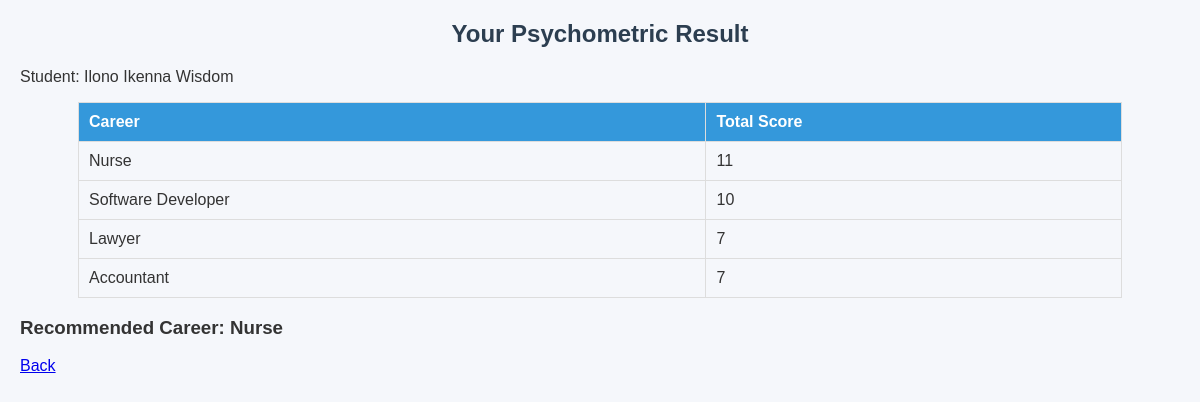
/5_Application/pages/view_my_result.php (signed in), run on the app's committed database.
### tables this page shows
CREATE TABLE `careers` (
  `career_id` int(11) NOT NULL,
  `career_name` varchar(120) NOT NULL,
  `description` text DEFAULT NULL
);

### 5_Application/pages/view_my_result.php (the view, shortened to what this page needs)
<?php
require_once '../includes/db_connect.php';
$student_id = $_SESSION['student_id'];
$stmt = $conn->prepare("SELECT c.career_id, c.career_name, COALESCE(SUM(s.score),0) AS total_score
                        FROM careers c
                        LEFT JOIN student_scores s ON c.career_id = s.career_id AND s.student_id = ?
                        GROUP BY c.career_id
                        ORDER BY total_score DESC");
$stmt->bind_param("i", $student_id);
$stmt->execute();
$res = $stmt->get_result();
$rows = [];
while ($r = $res->fetch_assoc()) $rows[] = $r;
$best = null;
foreach ($rows as $r) {
    if ($best === null && (int)$r['total_score'] > 0) { $best = $r; }
}
?>
<!DOCTYPE html>
<html>
<head><meta charset="utf-8"><title>My Result</title><link rel="stylesheet" href="../assets/style.css"></head>
<body>
<h2>Your Psychometric Result</h2>
<p>Student: <?php echo htmlspecialchars($_SESSION['student_name']); ?></p>
<table>
    <tr><th>Career</th><th>Total Score</th></tr>
    <?php foreach ($rows as $r): ?>
    <tr>
        <td><?php echo htmlspecialchars($r['career_name']); ?></td>
        <td><?php echo htmlspecialchars($r['total_score']); ?></td>
    </tr>
    <?php endforeach; ?>
</table>
<?php if ($best): ?>
    <h3>Recommended Career: <?php echo htmlspecialchars($best['career_name']); ?></h3>
<?php else: ?>
    <p>No recommendation yet — ensure you completed the test.</p>
<?php endif; ?>
<p><a href="student_dashboard.php">Back</a></p>
</body>
</html>

### 5_Application/assets/style.css (style rules this page uses)
body { font-family: Arial, sans-serif; background: #f5f7fb; color: #333; margin: 20px; }
h1, h2 { color: #2c3e50; text-align: center; }
table { border-collapse:collapse; width:90%; margin:10px auto; }
th, td { border:1px solid #ddd; padding:10px; text-align:left; }
th { background:#3498db; color:#fff; }

### data on the page
careers: career_name "Nurse", total_score "11"
careers: career_name "Software Developer", total_score "10"
careers: career_name "Lawyer", total_score "7"
careers: career_name "Accountant", total_score "7"

### other printed values
$_SESSION['student_name'] "Ilono Ikenna Wisdom"
